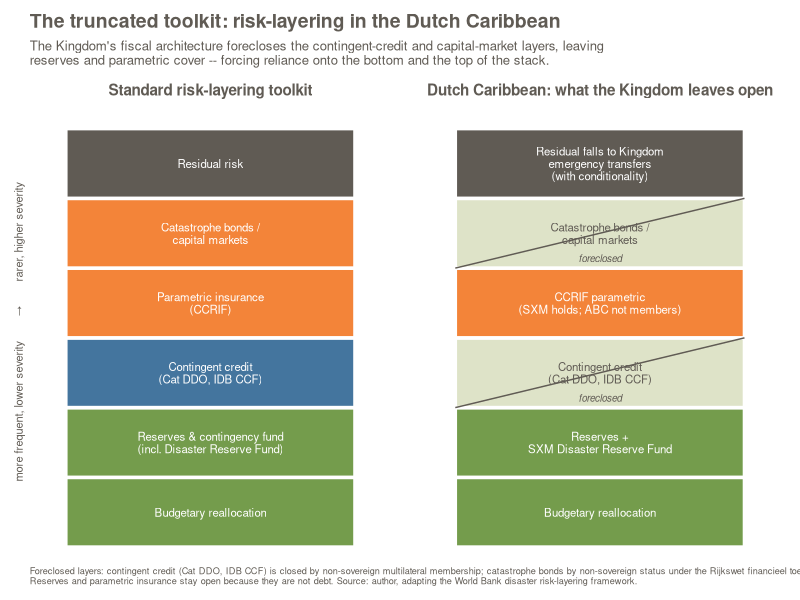

Write R code to recreate this figure.
# WP-2026-02 Figure: The truncated toolkit -- risk-layering in the Dutch Caribbean
# Iteration: 2  (fix: y-axis direction labels were clipped; moved to axis title + margin)
library(ggplot2)

# LovelyData palette
blue  <- "#44759e"; orange <- "#f38439"; beige <- "#dee3c8"
green <- "#749c4c"; grey   <- "#605b54"

outdir <- "C:/Users/Rendell CE/Documents/GitHub/wp-2026-02-reserve-adequacy/figures"

# Risk-layering stack, bottom (frequent/low-severity) -> top (rare/high-severity)
layers <- data.frame(
  idx = 1:6,
  label = c("Budgetary reallocation",
            "Reserves & contingency fund\n(incl. Disaster Reserve Fund)",
            "Contingent credit\n(Cat DDO, IDB CCF)",
            "Parametric insurance\n(CCRIF)",
            "Catastrophe bonds /\ncapital markets",
            "Residual risk"),
  category = c("Retention","Retention","Contingent debt",
               "Risk transfer","Risk transfer","Residual"),
  stringsAsFactors = FALSE)
layers$ymin <- layers$idx - 1
layers$ymax <- layers$idx

catcol <- c("Retention"=green, "Contingent debt"=blue,
            "Risk transfer"=orange, "Residual"=grey)

# Two panels: full standard stack vs the Dutch Caribbean's reachable stack
full <- layers; full$panel <- "Standard risk-layering toolkit"; full$foreclosed <- FALSE
full$fill <- catcol[full$category]

dc <- layers; dc$panel <- "Dutch Caribbean: what the Kingdom leaves open"
dc$foreclosed <- dc$idx %in% c(3, 5)                 # contingent credit + cat bonds
dc$fill <- ifelse(dc$foreclosed, beige, catcol[dc$category])
dc$label[dc$idx == 2] <- "Reserves +\nSXM Disaster Reserve Fund"
dc$label[dc$idx == 4] <- "CCRIF parametric\n(SXM holds; ABC not members)"
dc$label[dc$idx == 6] <- "Residual falls to Kingdom\nemergency transfers\n(with conditionality)"

blocks <- rbind(full, dc)
blocks$panel <- factor(blocks$panel,
                       levels = c("Standard risk-layering toolkit",
                                  "Dutch Caribbean: what the Kingdom leaves open"))
blocks$xmin <- 0.6; blocks$xmax <- 1.4
blocks$txtcol <- ifelse(blocks$fill == beige, grey, "white")

fore <- subset(blocks, foreclosed)                    # for the diagonal "cut-out" marks

p <- ggplot(blocks) +
  geom_rect(aes(xmin = xmin, xmax = xmax, ymin = ymin, ymax = ymax, fill = fill),
            colour = "white", linewidth = 1.2) +
  geom_segment(data = fore, aes(x = xmin, y = ymin, xend = xmax, yend = ymax),
               colour = grey, linewidth = 0.5, linetype = "solid") +
  geom_text(aes(x = (xmin + xmax) / 2, y = (ymin + ymax) / 2,
                label = label, colour = txtcol), size = 2.9, lineheight = 0.9) +
  geom_text(data = fore, aes(x = (xmin + xmax) / 2, y = ymin + 0.14,
                label = "foreclosed"), colour = grey, size = 2.5, fontface = "italic") +
  scale_fill_identity() + scale_colour_identity() +
  facet_wrap(~panel) +
  scale_x_continuous(limits = c(0.5, 1.5), breaks = NULL, expand = c(0, 0)) +
  scale_y_continuous(breaks = NULL, expand = expansion(mult = c(0.03, 0.06))) +
  labs(
    title = "The truncated toolkit: risk-layering in the Dutch Caribbean",
    subtitle = "The Kingdom's fiscal architecture forecloses the contingent-credit and capital-market layers, leaving\nreserves and parametric cover -- forcing reliance onto the bottom and the top of the stack.",
    x = NULL,
    y = "more frequent, lower severity        →        rarer, higher severity",
    caption = paste0(
      "Foreclosed layers: contingent credit (Cat DDO, IDB CCF) is closed by non-sovereign multilateral membership; catastrophe bonds by non-sovereign status under the Rijkswet financieel toezicht.\n",
      "Reserves and parametric insurance stay open because they are not debt. Source: author, adapting the World Bank disaster risk-layering framework.")) +
  theme_minimal(base_size = 11) +
  theme(
    plot.background = element_rect(fill = "white", colour = NA),
    panel.background = element_rect(fill = "white", colour = NA),
    panel.grid = element_blank(),
    panel.spacing = unit(1.4, "lines"),
    plot.margin = margin(10, 14, 10, 10),
    strip.text = element_text(face = "bold", size = 11, colour = grey),
    plot.title = element_text(face = "bold", size = 14, colour = grey),
    plot.subtitle = element_text(size = 9.5, colour = grey),
    plot.caption = element_text(size = 6.6, colour = grey, hjust = 0),
    axis.title.y = element_text(size = 8, colour = grey),
    axis.text = element_blank())

ggsave(file.path(outdir, "truncated_toolkit.png"), p,
       width = 10, height = 6.5, dpi = 200, bg = "white")
cat("done\n")
